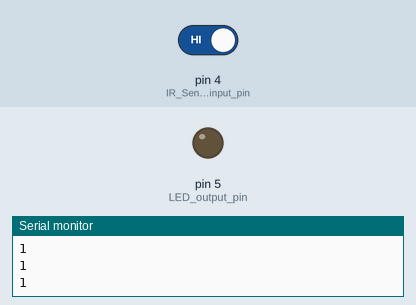
The sketch below on a simulated Arduino Uno, built with avr-gcc and run on an emulated ATmega328P. Shown: output pins drawn as LEDs (lit = HIGH), the last lines printed to the serial monitor. The test bench sets the inputs (shaded band); at power-on: pin 4 (IR_Sensor_input_pin) HIGH.

Above: at 1.2 s.
1.3 s: pin 4 (IR_Sensor_input_pin) driven LOW
At 1.9 s:
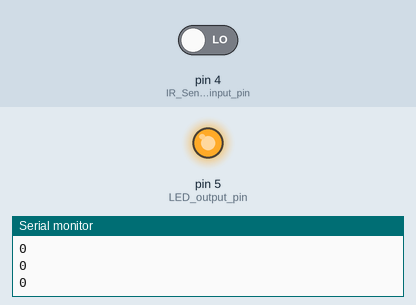
2.8 s: pin 4 (IR_Sensor_input_pin) driven HIGH
At 3.2 s:
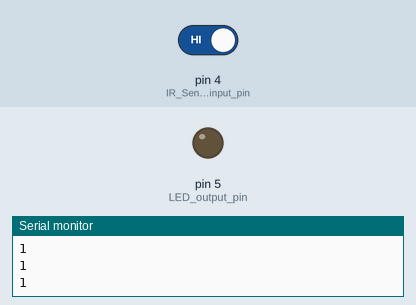
Timing chart, 0 to 5.8 s (numbered marks = the images above; inputs shaded):
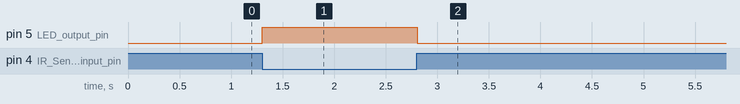

The sketch:

IR_Sensor_with_LED.ino
```cpp
// IR Sensor and LED Interaction Code
// Reads data from an IR sensor connected to pin 4 and controls an LED on pin 5

void setup() {
    pinMode(4, INPUT);  // IR Sensor input pin
    pinMode(5, OUTPUT); // LED output pin
    Serial.begin(9600); // Initialize Serial Monitor
}

void loop() {
    int irValue = digitalRead(4); // Read IR sensor value
    if (irValue == LOW) {
        digitalWrite(5, HIGH); // Turn LED on
    } else {
        digitalWrite(5, LOW);  // Turn LED off
    }
    Serial.println(irValue); // Print IR sensor value to Serial Monitor
    delay(10); // Short delay for stability
}
```

Measured:
- after the input at 1.3 s, pin 5 (LED_output_pin): LOW → HIGH at once
- after the input at 2.8 s, pin 5 (LED_output_pin): HIGH → LOW at once
